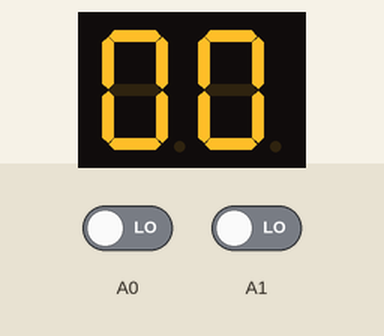
Recording of a sketch running on a simulated Arduino Uno, built with avr-gcc and run on an emulated ATmega328P. On the bench: 2-digit seven-segment display. Wiring (inferred from the names in the program): 2-digit 7-segment display, segments lit when LOW: segments pin 8, pin 7, pin 6, pin 5, pin 4, pin 3, pin 2; digit selects pin 11, pin 12. The test bench sets the inputs (shaded band); at power-on: A0 LOW, A1 LOW. The segment pins are drawn as the display they are named for.

Above: at 1.2 s.
1.3 s: A0 driven HIGH
At 2.8 s:
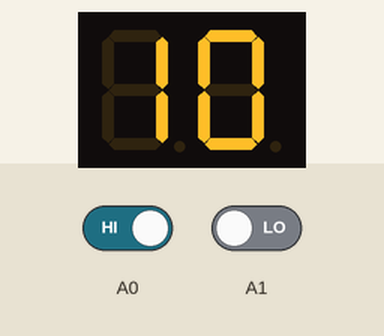
Timing chart, 0 to 4.3 s (numbered marks = the images above; inputs shaded):
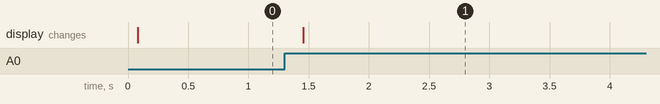

The sketch:

contador_ascendente_descendente.ino
```cpp
/*

* Código escrito por: Esteban Carrillo para EDEPTEC.
* Página web: https://www.edeptec.com
* Facebook: @edeptec
* Youtube: https://youtube.com/c/EDEPTEC

*/

byte pinesDisplays[] = {2, 3, 4, 5, 6, 7, 8}; // Pines de conexion para los displays.
                                              //  {g, f, e, d, c, b, a}

#define decenaTr 11 // Pin para activar el display de decenas
#define unidadTr 12 // Pin para activar el display de unidades

bool estadoAnteriorPulSuma = 0;  // Variable para almacenar el estado anterior del botón de suma
bool estadoAnteriorPulResta = 0; // Variable para almacenar el estado anterior del botón de resta

byte decena = 0; // Variable para almacenar la decena del número
byte unidad = 0; // Variable para almacenar la unidad del número
int numero = 0;  // Variable para almacenar el número

byte digitos[2]; // Array para almacenar los valores que se muestran en los displays

byte pausa = 50; // Variable para almacenar la duración de la pausa

byte numerosAnodo[]{
    // Numeros que se mostraran en el display de 7 segmentos en binario
    B0000001, // 0
    B1001111, // 1
    B0010010, // 2
    B0000110, // 3
    B1001100, // 4
    B0100100, // 5
    B0100000, // 6
    B0001111, // 7
    B0000000, // 8
    B0000100, // 9
};

void setup()
{
  // español
  pinMode(decenaTr, OUTPUT);
  pinMode(unidadTr, OUTPUT);

  for (int led = 0; led < 8; led++)
  {
    pinMode(pinesDisplays[led], OUTPUT);
  }
}

/**
 * El bucle principal del programa.
 *
 * En este bucle se verifica el estado de los dos pulsadores (pulSuma y pulResta)
 * y se actualiza el valor de la variable numero en base al estado de
 * los pulsadores. Luego, se verifica que el valor de numero se encuentre
 * dentro del rango [0, 99] y se ajusta en caso de que no sea así.
 *
 * Finalmente, se llama al método separarNumero() para separar el valor
 * de numero en decenas y unidades y se llama al método mostrarDigito()
 * para mostrar en los displays los valores de decena y unidad.
 */
void loop()
{

  bool estadoPulSuma = digitalRead(A0);
  bool estadoPulResta = digitalRead(A1);

  if (estadoPulSuma != estadoAnteriorPulSuma)
  {
    (estadoPulSuma == HIGH) && numero++;
  }

  if (estadoPulResta != estadoAnteriorPulResta)
  {
    (estadoPulResta == HIGH) && numero--;
  }

  if (numero < 0)
    numero = 0;
  if (numero > 99)
    numero = 99;

  estadoAnteriorPulSuma = estadoPulSuma;
  estadoAnteriorPulResta = estadoPulResta;
  separarNumero();

  digitos[0] = numerosAnodo[unidad];
  digitos[1] = numerosAnodo[decena];

  digitalWrite(decenaTr, 1); // Activar el display de decenas
  digitalWrite(unidadTr, 0); // Desactivar el display de unidades
  mostrarDigito("decena");   // Mostrar el valor de decena en el display
  delay(pausa);              // Esperar la duración de la pausa
  digitalWrite(decenaTr, 0); // Desactivar el display de decenas
  digitalWrite(unidadTr, 1); // Activar el display de unidades
  mostrarDigito("unidad");   // Mostrar el valor de unidad en el display
  delay(pausa);              // Esperar la duración de la pausa
}

/**
 * Separa un número en sus componentes de decenas y unidades.
 *
 * Este método toma el valor de la variable 'numero' y lo separa en
 * sus componentes de decenas y unidades. Los valores calculados se
 * almacenan en las variables globales 'decena' y 'unidad'.
 */
void separarNumero()
{
  decena = numero / 10;
  unidad = (numero % 10) / 1;
}
/**
 * Muestra un dígito en el display.
 *
 * Este método toma la posición del dígito que se va a mostrar
 * (ya sea "unidad" o "decena") y muestra el valor correspondiente
 * en el display. Este método utiliza el array 'digitos' que contiene
 * el valor de las decenas y unidades.
 *
 * @param posicion Posición del dígito que se va a mostrar
 */
void mostrarDigito(String posicion)
{
  byte n;
  if (posicion.equals("unidad"))
    n = 0;
  if (posicion.equals("decena"))
    n = 1;

  for (int i = 6; i >= 0; i--)
  {
    digitalWrite(pinesDisplays[i], (digitos[n] & (1 << i) ? 1 : 0));
  }
}
```

Measured:
- after the input at 1.3 s, the display: changes after 0.15 s (image 1)
